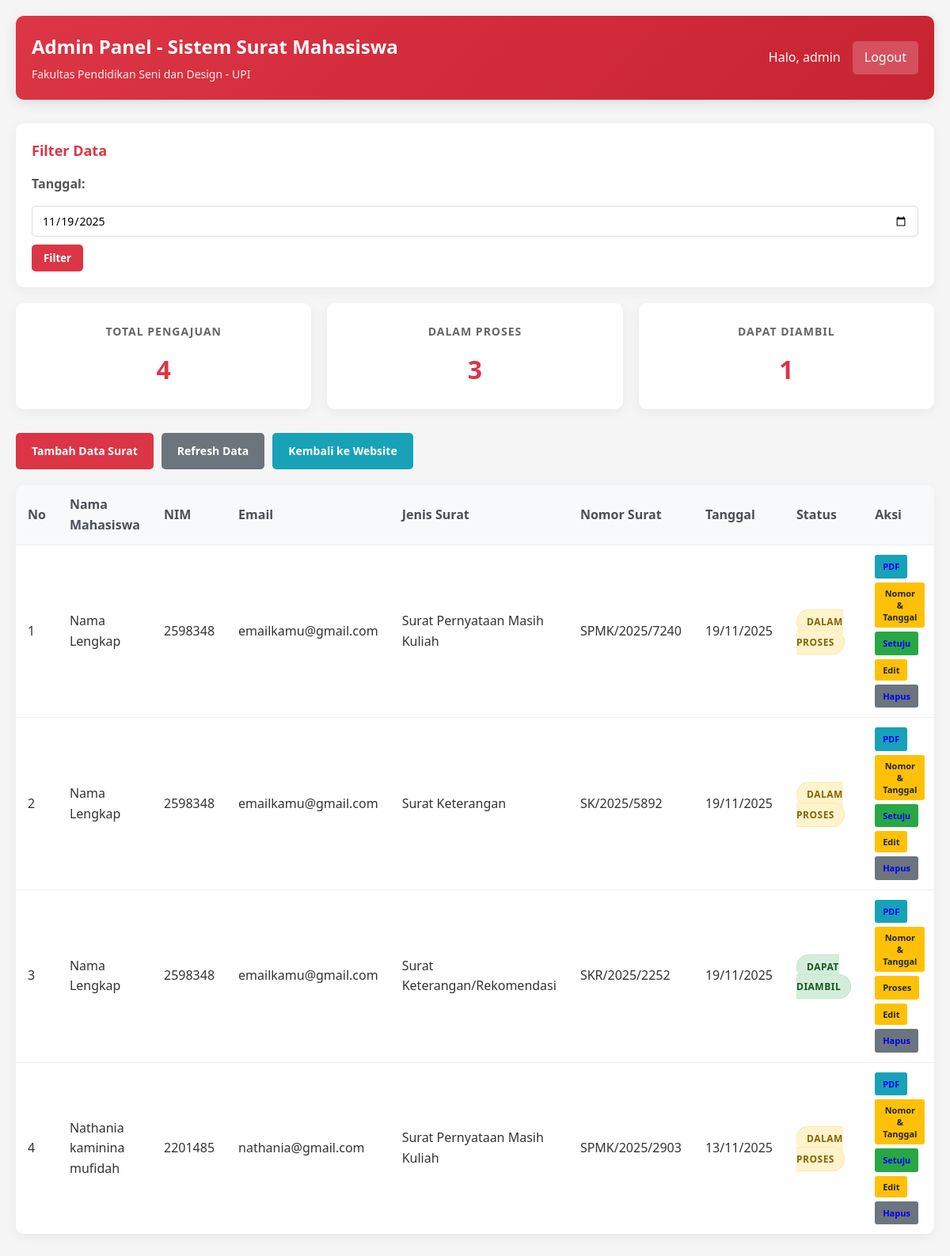
The page /admin/index.php (signed in) on the database its author committed.
### tables this page shows
CREATE TABLE `surat` (
  `id` int(11) NOT NULL,
  `nama_mahasiswa` varchar(100) DEFAULT NULL,
  `nim_mahasiswa` varchar(20) DEFAULT NULL,
  `email_mahasiswa` varchar(100) DEFAULT NULL,
  `jenjang` varchar(10) DEFAULT NULL,
  `semester` int(11) DEFAULT NULL,
  `program_studi` varchar(50) DEFAULT NULL,
  `alamat_lengkap_mahasiswa` text DEFAULT NULL,
  `tahun_akademik` varchar(20) DEFAULT NULL,
  `lama_masa_studi` varchar(20) DEFAULT NULL,
  `ipk` decimal(3,2) DEFAULT NULL,
  `alasan_keperluan` text DEFAULT NULL,
  `tanggal_bulan_tahun` date DEFAULT NULL,
  `status` enum('dalam proses','dapat diambil') DEFAULT 'dalam proses',
  `nomor_surat` varchar(50) DEFAULT NULL,
  `jenis_surat` enum('Surat Keterangan','Surat Pernyataan Masih Kuliah','Surat Keterangan/Rekomendasi') DEFAULT NULL,
  `created_at` timestamp NOT NULL DEFAULT current_timestamp(),
  `updated_at` timestamp NOT NULL DEFAULT current_timestamp() ON UPDATE current_timestamp()
);

### admin/index.php (the view, shortened to what this page needs)
<?php
include '../config.php';
$filter_tanggal = isset($_GET['filter_tanggal']) ? $_GET['filter_tanggal'] : '';
$where_clause = "";
$sql = "SELECT * FROM surat $where_clause ORDER BY created_at DESC";
$result = $conn->query($sql);
?>
<!DOCTYPE html>
<html lang="id">
<head>
</head>
<body>
    <div class="container">
        <header>
            <div class="header-left">
                <h1>Admin Panel - Sistem Surat Mahasiswa</h1>
                <p>Fakultas Pendidikan Seni dan Design - UPI</p>
            </div>
            <div class="header-right">
                <span>Halo, <?php echo $_SESSION['admin_username']; ?></span>
                <a href="?logout=true">Logout</a>
            </div>
        </header>
        <div class="filter-section">
            <h3>Filter Data</h3>
            <form method="GET" action="" class="filter-form">
                <label for="filter_tanggal">Tanggal:</label>
                <input type="date" id="filter_tanggal" name="filter_tanggal" value="<?php echo htmlspecialchars($filter_tanggal); ?>">
                <button type="submit">Filter</button>
            </form>
        </div>
        <div class="stats-cards">
            <div class="stat-card">
                <h3>Total Pengajuan</h3>
                <div class="number"><?php echo $result->num_rows; ?></div>
            </div>
            <div class="stat-card">
                <h3>Dalam Proses</h3>
                <div class="number">
                    <?php
                    $sql_proses = "SELECT COUNT(*) as total FROM surat WHERE status = 'dalam proses'";
                    $result_proses = $conn->query($sql_proses);
                    echo $result_proses->fetch_assoc()['total'];
                    ?>
                </div>
            </div>
            <div class="stat-card">
                <h3>Dapat Diambil</h3>
                <div class="number">
                    <?php
                    $sql_diambil = "SELECT COUNT(*) as total FROM surat WHERE status = 'dapat diambil'";
                    $result_diambil = $conn->query($sql_diambil);
                    echo $result_diambil->fetch_assoc()['total'];
                    ?>
                </div>
            </div>
        </div>
        <div class="actions">
            <button class="btn" onclick="openModal('addModal')">Tambah Data Surat</button>
            <a href="index.php" class="btn btn-secondary">Refresh Data</a>
            <a href="../index.php" class="btn btn-info">Kembali ke Website</a>
        </div>
        <div class="table-container">
            <table>
                <thead>
                    <tr>
                        <th>No</th>
                        <th>Nama Mahasiswa</th>
                        <th>NIM</th>
                        <th>Email</th>
                        <th>Jenis Surat</th>
                        <th>Nomor Surat</th>
                        <th>Tanggal</th>
                        <th>Status</th>
                        <th>Aksi</th>
                    </tr>
                </thead>
                <tbody>
                    <?php if ($result->num_rows > 0): ?>
                        <?php $no = 1; ?>
                        <?php while($row = $result->fetch_assoc()): ?>
                            <tr>
                                <td><?php echo $no++; ?></td>
                                <td><?php echo htmlspecialchars($row['nama_mahasiswa']); ?></td>
                                <td><?php echo htmlspecialchars($row['nim_mahasiswa']); ?></td>
                                <td><?php echo htmlspecialchars($row['email_mahasiswa']); ?></td>
                                <td><?php echo htmlspecialchars($row['jenis_surat']); ?></td>
                                <td><?php echo htmlspecialchars($row['nomor_surat'] ?: '-'); ?></td>
                                <td><?php echo $row['tanggal_bulan_tahun'] ? date('d/m/Y', strtotime($row['tanggal_bulan_tahun'])) : '-'; ?></td>
                                <td>
                                    <span class="status-badge <?php echo $row['status'] == 'dalam proses' ? 'status-proses' : 'status-diambil'; ?>">
                                        <?php echo htmlspecialchars($row['status']); ?>
                                    </span>
                                </td>
                                <td>
                                    <div class="action-buttons">
                                        <?php if ($row['nomor_surat'] && $row['tanggal_bulan_tahun']): ?>
                                            <a href="cetak_surat.php?id=<?php echo $row['id']; ?>&format=pdf" class="action-btn btn-info" target="_blank">PDF</a>
                                        <?php else: ?>
                                            <button class="action-btn btn-disabled" disabled>PDF</button>
                                        <?php endif; ?>
                                        <button class="action-btn btn-warning" onclick="openNomorSuratModal(<?php echo $row['id']; ?>, '<?php echo $row['nomor_surat'] ?: ''; ?>', '<?php echo $row['tanggal_bulan_tahun'] ?: ''; ?>')">Nomor & Tanggal</button>
                                        <a href="?update_status=<?php echo $row['id']; ?>&status=<?php echo $row['status'] == 'dalam proses' ? 'dapat diambil' : 'dalam proses'; ?>&filter_tanggal=<?php echo $filter_tanggal; ?>" class="action-btn <?php echo $row['status'] == 'dalam proses' ? 'btn-success' : 'btn-warning'; ?>">
                                            <?php echo $row['status'] == 'dalam proses' ? 'Setuju' : 'Proses'; ?>
                                        </a>
                                        <button class="action-btn btn-warning" onclick="editSurat(<?php echo $row['id']; ?>)">Edit</button>
                                        <a href="?delete=<?php echo $row['id']; ?>&filter_tanggal=<?php echo $filter_tanggal; ?>" class="action-btn btn-secondary" onclick="return confirm('Yakin ingin menghapus data ini?')">Hapus</a>
                                    </div>
                                </td>
                            </tr>
                        <?php endwhile; ?>
                    <?php endif; ?>
                </tbody>
            </table>
        </div>
    </div>
</body>
</html>

### admin/index.php (style rules this page uses)
* { margin: 0; padding: 0; box-sizing: border-box; font-family: 'Segoe UI', Tahoma, Geneva, Verdana, sans-serif; }
body { background-color: #f5f5f5; color: #333; line-height: 1.6; }
.container { max-width: 1200px; margin: 0 auto; padding: 20px; }
header { background: linear-gradient(135deg, #dc3545, #c82333); color: white; padding: 20px; border-radius: 10px; margin-bottom: 30px; display: flex; justify-content: space-between; align-items: center; box-shadow: 0 4px 15px rgba(0,0,0,0.1); }
.header-left h1 { font-size: 24px; margin-bottom: 5px; }
.header-left p { opacity: 0.9; font-size: 14px; }
.header-right { display: flex; align-items: center; gap: 15px; }
.header-right span { font-weight: 500; }
.header-right a { color: white; text-decoration: none; background: rgba(255,255,255,0.2); padding: 8px 15px; border-radius: 5px; transition: all 0.3s; font-weight: 500; }
.filter-section { background: white; padding: 20px; border-radius: 10px; margin-bottom: 20px; box-shadow: 0 4px 15px rgba(0,0,0,0.05); }
.filter-section h3 { color: #dc3545; margin-bottom: 15px; font-size: 18px; }
.filter-form { display: flex; gap: 10px; align-items: center; flex-wrap: wrap; }
.filter-form label { font-weight: 600; color: #555; }
.filter-form input { padding: 8px 12px; border: 1px solid #ddd; border-radius: 5px; font-size: 14px; }
.filter-form button { padding: 8px 15px; background: #dc3545; color: white; border: none; border-radius: 5px; cursor: pointer; font-weight: 600; transition: all 0.3s; }
.stats-cards { display: grid; grid-template-columns: repeat(auto-fit, minmax(250px, 1fr)); gap: 20px; margin-bottom: 30px; }
.stat-card { background: white; padding: 25px; border-radius: 10px; box-shadow: 0 4px 15px rgba(0,0,0,0.05); text-align: center; transition: transform 0.3s; }
.stat-card h3 { font-size: 14px; color: #666; margin-bottom: 10px; text-transform: uppercase; letter-spacing: 1px; }
.stat-card .number { font-size: 32px; font-weight: bold; color: #dc3545; }
.actions { display: flex; gap: 10px; margin-bottom: 20px; flex-wrap: wrap; }
.btn { display: inline-block; padding: 12px 20px; background: #dc3545; color: white; border: none; border-radius: 5px; text-decoration: none; font-weight: 600; cursor: pointer; transition: all 0.3s; text-align: center; font-size: 14px; }
.btn-secondary { background: #6c757d; }
.btn-success { background: #28a745; }
.btn-warning { background: #ffc107; color: #212529; }
.btn-info { background: #17a2b8; }
.table-container { background: white; border-radius: 10px; overflow: hidden; box-shadow: 0 4px 15px rgba(0,0,0,0.05); margin-bottom: 30px; }
table { width: 100%; border-collapse: collapse; }
th, td { padding: 12px 15px; text-align: left; border-bottom: 1px solid #eee; }
th { background: #f8f9fa; font-weight: 600; color: #495057; position: sticky; top: 0; }
tr:last-child td { border-bottom: none; }
.status-badge { padding: 6px 12px; border-radius: 20px; font-size: 12px; font-weight: 600; text-transform: uppercase; letter-spacing: 0.5px; }
.status-proses { background: #fff3cd; color: #856404; border: 1px solid #ffeaa7; }
.status-diambil { background: #d4edda; color: #155724; border: 1px solid #c3e6cb; }
.action-buttons { display: flex; gap: 5px; flex-wrap: wrap; }
.action-btn { padding: 6px 10px; border: none; border-radius: 3px; cursor: pointer; font-size: 11px; text-decoration: none; display: inline-block; text-align: center; transition: all 0.3s; font-weight: 600; }
label { display: block; margin-bottom: 5px; font-weight: 600; color: #555; }
input, select, textarea { width: 100%; padding: 10px; border: 1px solid #ddd; border-radius: 5px; font-size: 14px; transition: border-color 0.3s; }

### rows shown on the page
surat: nama_mahasiswa "Nama Lengkap", nim_mahasiswa "2598348", email_mahasiswa "emailkamu@gmail.com", jenis_surat "Surat Pernyataan Masih Kuliah", nomor_surat "SPMK/2025/7240", tanggal_bulan_tahun "19/11/2025", status "DALAM PROSES", shows "Setuju"
surat: nama_mahasiswa "Nama Lengkap", nim_mahasiswa "2598348", email_mahasiswa "emailkamu@gmail.com", jenis_surat "Surat Keterangan", nomor_surat "SK/2025/5892", tanggal_bulan_tahun "19/11/2025", status "DALAM PROSES", shows "Setuju"
surat: nama_mahasiswa "Nama Lengkap", nim_mahasiswa "2598348", email_mahasiswa "emailkamu@gmail.com", jenis_surat "Surat Keterangan/Rekomendasi", nomor_surat "SKR/2025/2252", tanggal_bulan_tahun "19/11/2025", status "DAPAT DIAMBIL", shows "Proses"
surat: nama_mahasiswa "Nathania kaminina mufidah", nim_mahasiswa "2201485", email_mahasiswa "nathania@gmail.com", jenis_surat "Surat Pernyataan Masih Kuliah", nomor_surat "SPMK/2025/2903", tanggal_bulan_tahun "13/11/2025", status "DALAM PROSES", shows "Setuju"

### other values the page prints
$_SESSION['admin_username'] "admin"
$result->num_rows "4"
$result_proses->fetch_assoc()['total'] "3"
$result_diambil->fetch_assoc()['total'] "1"
